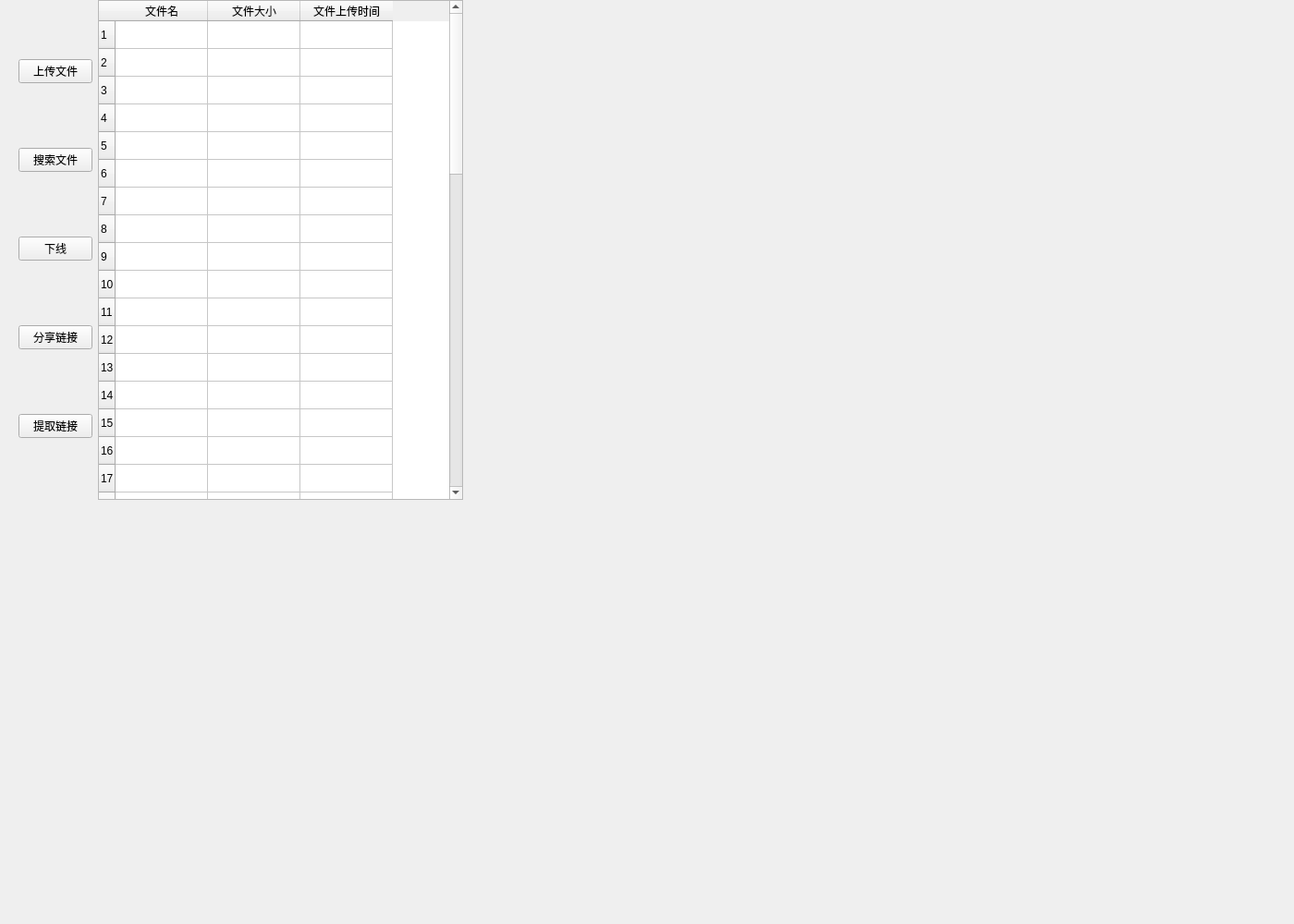
<?xml version="1.0" encoding="UTF-8"?>
<ui version="4.0">
 <class>Widget</class>
 <widget class="QWidget" name="Widget">
  <property name="geometry">
   <rect>
    <x>0</x>
    <y>0</y>
    <width>1400</width>
    <height>1000</height>
   </rect>
  </property>
  <property name="windowTitle">
   <string>Widget</string>
  </property>
  <widget class="QWidget" name="horizontalLayoutWidget">
   <property name="geometry">
    <rect>
     <x>20</x>
     <y>0</y>
     <width>481</width>
     <height>541</height>
    </rect>
   </property>
   <layout class="QHBoxLayout" name="horizontalLayout">
    <item>
     <layout class="QVBoxLayout" name="verticalLayout">
      <item>
       <widget class="QPushButton" name="pushButton">
        <property name="text">
         <string>上传文件</string>
        </property>
       </widget>
      </item>
      <item>
       <widget class="QPushButton" name="pushButton_3">
        <property name="text">
         <string>搜索文件</string>
        </property>
       </widget>
      </item>
      <item>
       <widget class="QPushButton" name="pushButton_11">
        <property name="text">
         <string>下线</string>
        </property>
       </widget>
      </item>
      <item>
       <widget class="QPushButton" name="pushButton_5">
        <property name="text">
         <string>分享链接</string>
        </property>
       </widget>
      </item>
      <item>
       <widget class="QPushButton" name="pushButton_pickLink">
        <property name="text">
         <string>提取链接</string>
        </property>
       </widget>
      </item>
     </layout>
    </item>
    <item>
     <widget class="QTableWidget" name="tableWidget">
      <property name="sizePolicy">
       <sizepolicy hsizetype="Expanding" vsizetype="Expanding">
        <horstretch>0</horstretch>
        <verstretch>0</verstretch>
       </sizepolicy>
      </property>
      <property name="selectionMode">
       <enum>QAbstractItemView::SingleSelection</enum>
      </property>
      <property name="selectionBehavior">
       <enum>QAbstractItemView::SelectRows</enum>
      </property>
      <property name="rowCount">
       <number>50</number>
      </property>
      <row/>
      <row/>
      <row/>
      <row/>
      <row/>
      <row/>
      <row/>
      <row/>
      <row/>
      <row/>
      <row/>
      <row/>
      <row/>
      <row/>
      <row/>
      <row/>
      <row/>
      <row/>
      <row/>
      <row/>
      <row/>
      <row/>
      <row/>
      <row/>
      <row/>
      <row/>
      <row/>
      <row/>
      <row/>
      <row/>
      <row/>
      <row/>
      <row/>
      <row/>
      <row/>
      <row/>
      <row/>
      <row/>
      <row/>
      <row/>
      <row/>
      <row/>
      <row/>
      <row/>
      <row/>
      <row/>
      <row/>
      <row/>
      <row/>
      <row/>
      <column>
       <property name="text">
        <string>文件名</string>
       </property>
      </column>
      <column>
       <property name="text">
        <string>文件大小</string>
       </property>
      </column>
      <column>
       <property name="text">
        <string>文件上传时间</string>
       </property>
      </column>
     </widget>
    </item>
   </layout>
  </widget>
 </widget>
 <resources/>
 <connections/>
</ui>
